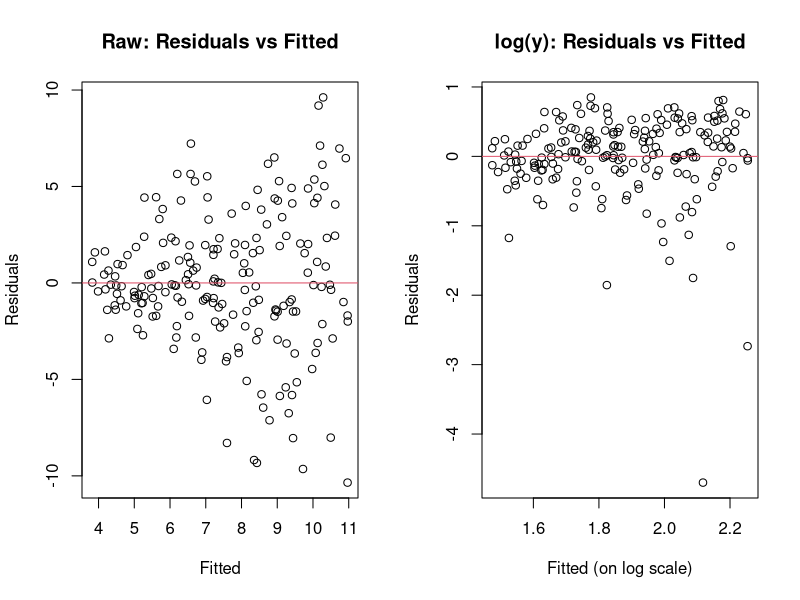

Reproduce this figure in R.


set.seed(1)
n  <- 200
x  <- runif(n, 1, 10) # random uniform
# heteroscedastic y: sd grows with x
y  <- 3 + 0.8*x + rnorm(n, sd = 0.6*x)

## Fit models
m_lin  <- lm(y ~ x)
m_log  <- lm(log(y) ~ x)   # log-transform response

## Residual checks
par(mfrow = c(1, 2))
plot(fitted(m_lin), resid(m_lin),
     main = "Raw: Residuals vs Fitted", xlab = "Fitted", ylab = "Residuals"); abline(h=0,col=2)
plot(fitted(m_log), resid(m_log),
     main = "log(y): Residuals vs Fitted", xlab = "Fitted (on log scale)", ylab = "Residuals"); abline(h=0,col=2)

## Back-transform slope interpretation (approx):
coef(m_log)
# A one-unit increase in x multiplies median(y) by exp(beta_x).